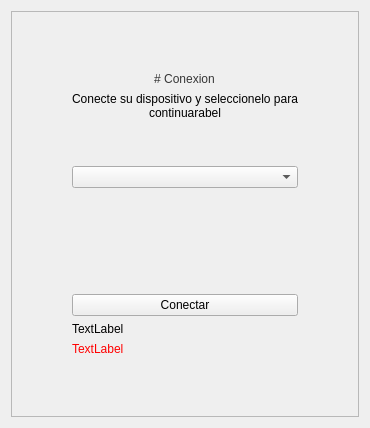
      <widget class="QWidget" name="connection">
       <layout class="QGridLayout" name="gridLayout">
        <item row="0" column="0">
         <widget class="QFrame" name="ConnectionPage_frame">
          <property name="maximumSize">
           <size>
            <width>500</width>
            <height>16777215</height>
           </size>
          </property>
          <property name="frameShape">
           <enum>QFrame::StyledPanel</enum>
          </property>
          <property name="frameShadow">
           <enum>QFrame::Raised</enum>
          </property>
          <layout class="QVBoxLayout" name="verticalLayout_2">
           <property name="leftMargin">
            <number>60</number>
           </property>
           <property name="topMargin">
            <number>60</number>
           </property>
           <property name="rightMargin">
            <number>60</number>
           </property>
           <property name="bottomMargin">
            <number>60</number>
           </property>
           <item alignment="Qt::AlignHCenter">
            <widget class="QLabel" name="ConnectionTitle">
             <property name="maximumSize">
              <size>
               <width>16777215</width>
               <height>80</height>
              </size>
             </property>
             <property name="styleSheet">
              <string notr="true">color: #363636;</string>
             </property>
             <property name="text">
              <string># Conexion</string>
             </property>
             <property name="textFormat">
              <enum>Qt::MarkdownText</enum>
             </property>
             <property name="alignment">
              <set>Qt::AlignCenter</set>
             </property>
            </widget>
           </item>
           <item>
            <widget class="QLabel" name="label_6">
             <property name="text">
              <string>Conecte su dispositivo y seleccionelo para continuarabel</string>
             </property>
             <property name="alignment">
              <set>Qt::AlignCenter</set>
             </property>
             <property name="wordWrap">
              <bool>true</bool>
             </property>
            </widget>
           </item>
           <item>
            <spacer name="verticalSpacer_14">
             <property name="orientation">
              <enum>Qt::Vertical</enum>
             </property>
             <property name="sizeType">
              <enum>QSizePolicy::Maximum</enum>
             </property>
             <property name="sizeHint" stdset="0">
              <size>
               <width>20</width>
               <height>40</height>
              </size>
             </property>
            </spacer>
           </item>
           <item>
            <widget class="QComboBox" name="deviceSelect"/>
           </item>
           <item>
            <spacer name="verticalSpacer">
             <property name="orientation">
              <enum>Qt::Vertical</enum>
             </property>
             <property name="sizeHint" stdset="0">
              <size>
               <width>20</width>
               <height>80</height>
              </size>
             </property>
            </spacer>
           </item>
           <item>
            <spacer name="horizontalSpacer_10">
             <property name="orientation">
              <enum>Qt::Horizontal</enum>
             </property>
             <property name="sizeHint" stdset="0">
              <size>
               <width>40</width>
               <height>20</height>
              </size>
             </property>
            </spacer>
           </item>
           <item>
            <widget class="QPushButton" name="ConnectionPage_Connect">
             <property name="text">
              <string>Conectar</string>
             </property>
            </widget>
           </item>
           <item>
            <widget class="QLabel" name="connectionStatus">
             <property name="text">
              <string>TextLabel</string>
             </property>
            </widget>
           </item>
           <item>
            <widget class="QLabel" name="errorMessage">
             <property name="styleSheet">
              <string notr="true">color: red;</string>
             </property>
             <property name="text">
              <string>TextLabel</string>
             </property>
            </widget>
           </item>
          </layout>
         </widget>
        </item>
       </layout>
      </widget>
